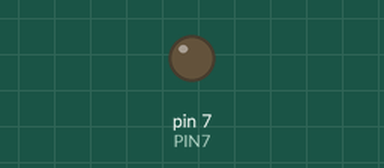
Recording of a sketch running on a simulated Arduino Uno, built with avr-gcc and run on an emulated ATmega328P. Shown: output pins drawn as LEDs (lit = HIGH). At 3.0 s the program stops and its outputs stay as they are.

Above: at 0.5 s.
At 1.5 s:
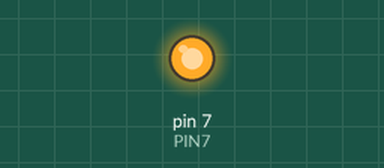
Timing chart, 0 to 3.0 s (numbered marks = the images above):
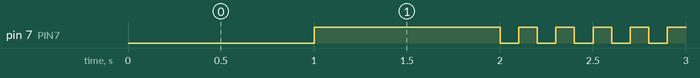

Measured:
- by itself, pin 7 (PIN7): repeats every 0.20 s: LOW 0.10 s, HIGH 0.10 s, until it stays HIGH from 2.9 s

The sketch:

05_pratice_2.ino
```cpp
#define PIN7 7
void setup() {
  pinMode(PIN7, OUTPUT);

}

void loop() {
  delay(1000);
  digitalWrite(PIN7,HIGH);
  delay(1000);
  int i;
  for(i=0;i<5;i++)
  {
      digitalWrite(PIN7,LOW);
      delay(100);
      digitalWrite(PIN7,HIGH);
      delay(100);
  }
  exit(0);

}
```
